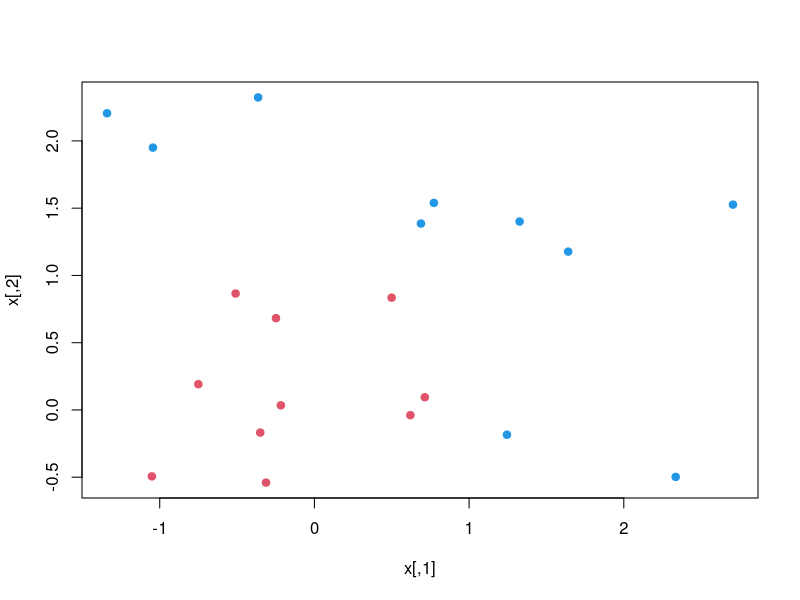
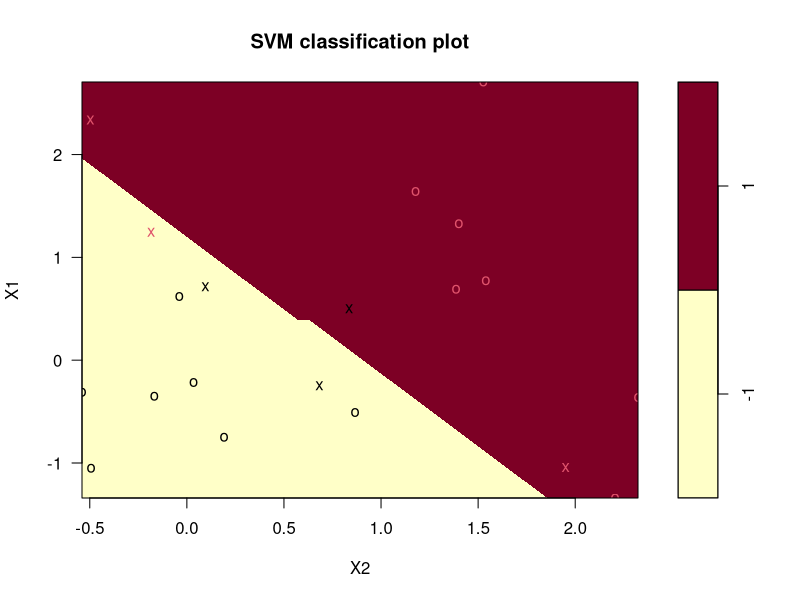
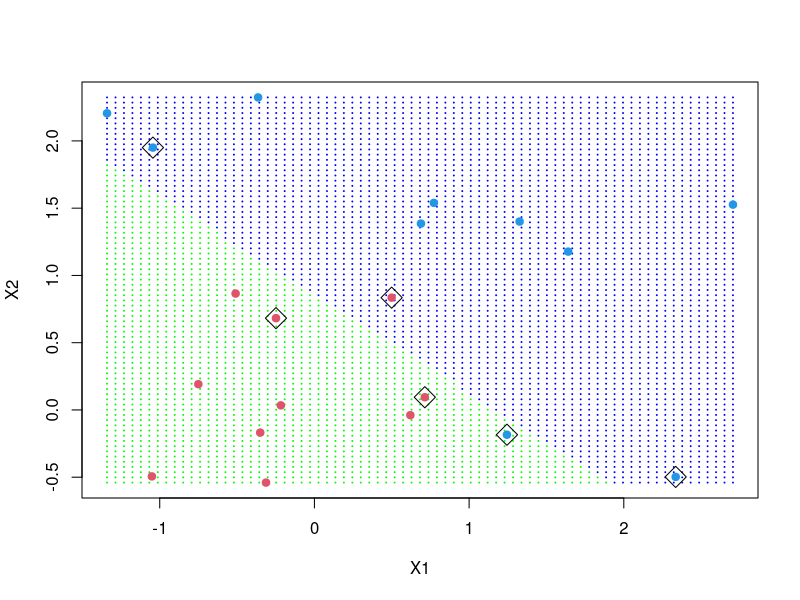
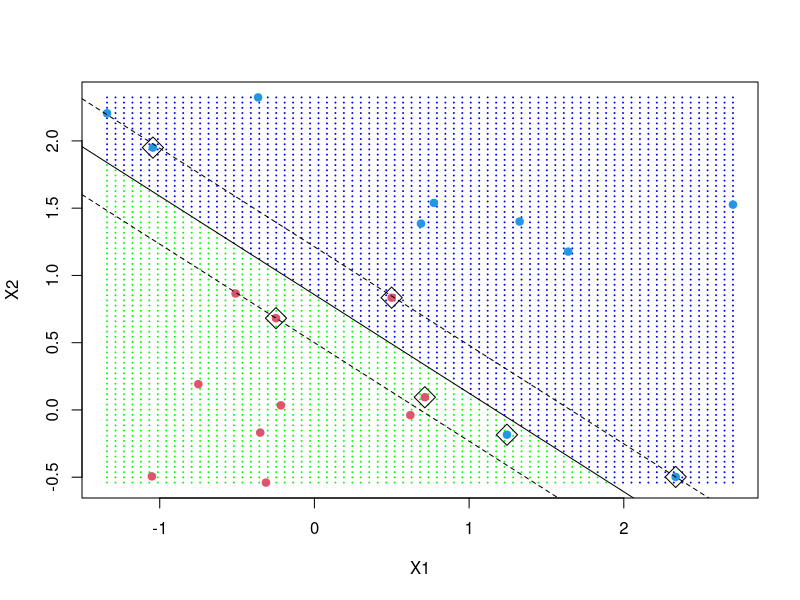

Write the R code that produced these figures, in order.
## ---- chunk 1

set.seed(10111)
x = matrix(rnorm(40), 20, 2)
y = rep(c(-1, 1), c(10, 10))
x[y == 1,] = x[y == 1,] + 1
plot(x, col = y + 3, pch = 19)

library(e1071)

dat = data.frame(x, y = as.factor(y))
svmfit = svm(y ~ ., data = dat, kernel = "linear", cost = 10, scale = FALSE)
print(svmfit)

plot(svmfit, dat)

make.grid = function(x, n = 75) {
  grange = apply(x, 2, range)
  x1 = seq(from = grange[1,1], to = grange[2,1], length = n)
  x2 = seq(from = grange[1,2], to = grange[2,2], length = n)
  expand.grid(X1 = x1, X2 = x2)
}

xgrid = make.grid(x)
xgrid[1:10,]

ygrid = predict(svmfit, xgrid)
plot(xgrid, col = c("green","blue")[as.numeric(ygrid)], pch = 20, cex = .2)
points(x, col = y + 3, pch = 19)
points(x[svmfit$index,], pch = 5, cex = 2)

beta = drop(t(svmfit$coefs)%*%x[svmfit$index,])
beta0 = svmfit$rho

plot(xgrid, col = c("green", "blue")[as.numeric(ygrid)], pch = 20, cex = .2)
points(x, col = y + 3, pch = 19)
points(x[svmfit$index,], pch = 5, cex = 2)
abline(beta0 / beta[2], -beta[1] / beta[2])
abline((beta0 - 1) / beta[2], -beta[1] / beta[2], lty = 2)
abline((beta0 + 1) / beta[2], -beta[1] / beta[2], lty = 2)
